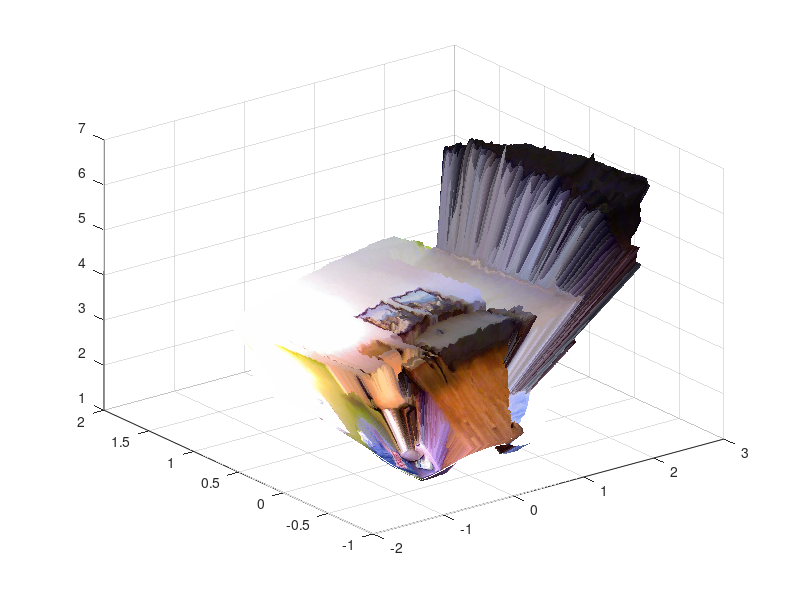

Source code (MATLAB):
% Depth Intrinsic Parameters
fx_d = 5.8262448167737955e+02;
fy_d = 5.8269103270988637e+02;
px_d = 3.1304475870804731e+02;
py_d = 2.3844389626620386e+02;

% Rotation
R = -[ 9.9997798940829263e-01, 5.0518419386157446e-03, ...
    4.3011152014118693e-03, -5.0359919480810989e-03, ...
    9.9998051861143999e-01, -3.6879781309514218e-03, ...
    -4.3196624923060242e-03, 3.6662365748484798e-03, ...
    9.9998394948385538e-01 ];

R = reshape(R, [3 3]);
R = inv(R');

% 3D Translation
t_x = 2.5031875059141302e-02;
t_z = -2.9342312935846411e-04;
t_y = 6.6238747008330102e-04;
 load('rgbd.mat');
[x, y] = meshgrid(1:640, 1:480);

Z = depth;
X = (x - px_d).*Z / fx_d;
Y = (y - py_d).*Z / fy_d;

surf(double(-X), double(-Y), double(Z),'Cdata', double(im) / 255, 'EdgeColor', 'none');

[laY laX] = find(labels == 4);
gap = zeros(1, 3);
v = 0;
tt = 0;
for i = 1 : size(laY, 1)
    gap(1) = gap(1) + X(laY(i), laX(i));
    gap(2) = gap(2) + Y(laY(i), laX(i));
    gap(3) = gap(3) + Z(laY(i), laX(i));
    k = R * [X(laY(i), laX(i)) Y(laY(i), laX(i)) Z(laY(i), laX(i))]';
    t = R * [t_x, t_y, t_z]';
    v = v + k(2);
    tt = tt + t(2);
end;

gap(1) = gap(1) / size(laY, 1); % xgap
gap(2) = gap(2) / size(laY, 1); % ygap
gap(3) = gap(3) / size(laY, 1); % zgap

how_far_it_is = sqrt(gap(1)^2 + gap(2)^2 + gap(3)^2)

height = v / size(laY, 1) - tt / size(laY, 1)
